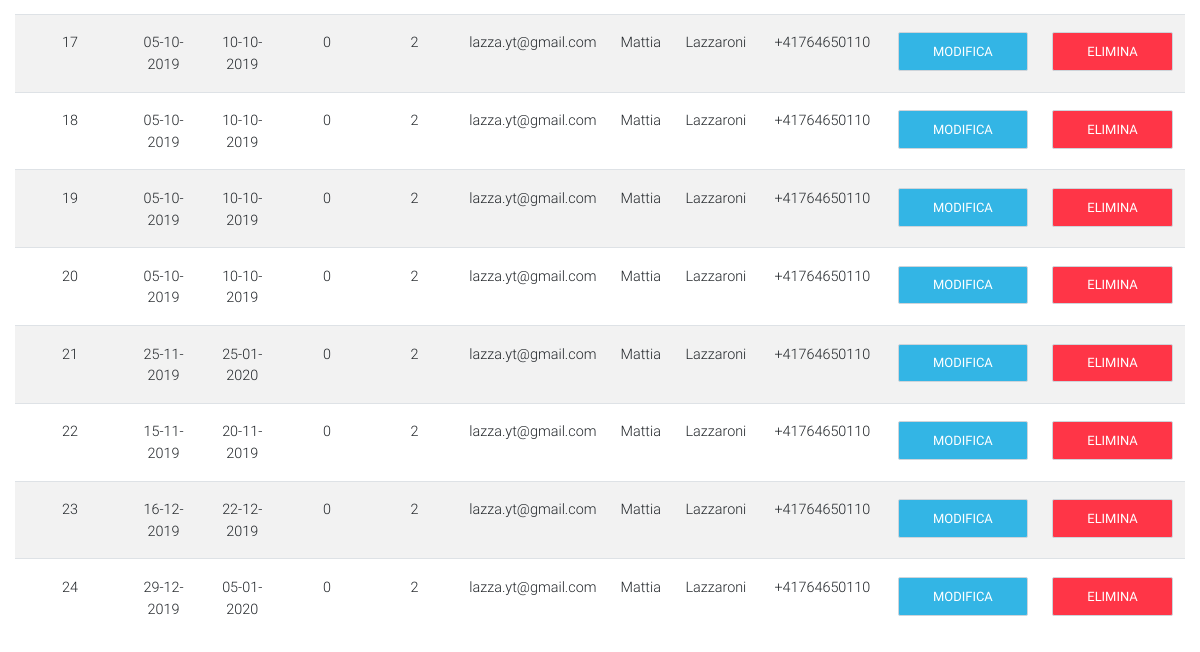
/Codice/gestisci-clienti.php (signed in, lower part), run on an earlier commit of the app's database.
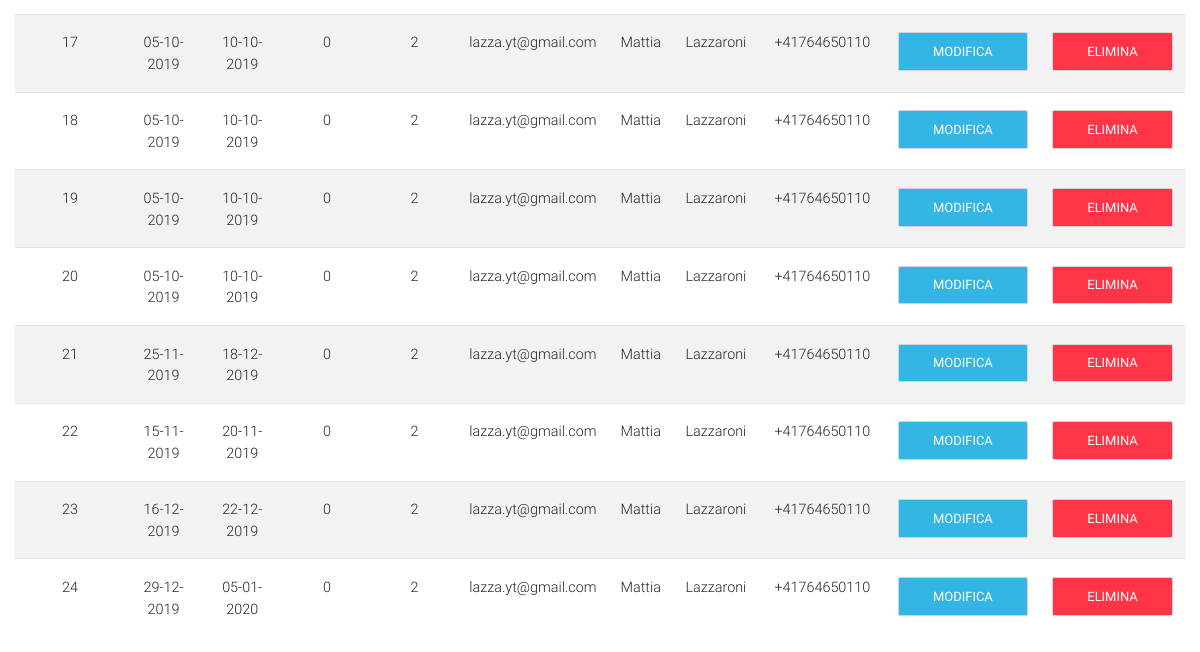
And on a later commit of the database.
### tables this page shows
create table riservazione(
	id int primary key auto_increment,
    data_checkin date not null,
    data_checkout date not null,
    id_camera int not null,
    email_utente varchar(50) not null,
    foreign key(id_camera) references camera(id),
    foreign key(email_utente) references utente(email)
);

create table camera(
	id int primary key auto_increment,
    numero_bambini int not null,
    numero_adulti int not null,
    id_alloggio int not null,
    email_gerente varchar(50) not null,
    foreign key(id_alloggio) references alloggio(id),
    foreign key(email_gerente) references alloggio(email_gerente)
);

create table utente(
	email varchar(30) primary key, 
    nome varchar(30) not null,
    cognome varchar(30) not null,
    password_utente varchar(255) not null,
    n_telefono varchar(20) not null,
    hash varchar(255) not null,
    is_active int(1) default 0
);

### Codice/gestisci-clienti.php (the view, shortened to what this page needs)
<?php
include('amministratore-gerente.php');
?>
<!DOCTYPE html>
<html>
<head>
    <link rel="stylesheet" href="https://use.fontawesome.com/releases/v5.8.2/css/all.css">
    <link href="css/bootstrap.min.css" rel="stylesheet">
    <link href="css/mdb.min.css" rel="stylesheet">
    <link href="css/style.min.css" rel="stylesheet">
</head>
<body class="container-fluid">
    <?php
    if (isset($_SESSION['amministratore_gerente'])) :
        ?>
        <?php
            $clienti_query = "SELECT utente.email,
            utente.nome,
            utente.cognome,
            utente.password_utente,
            utente.n_telefono,
            riservazione.id,
            riservazione.data_checkin,
            riservazione.data_checkout,
            camera.numero_bambini,
            camera.numero_adulti
            FROM amministratore_gerente
            JOIN alloggio ON amministratore_gerente.email = alloggio.email_gerente
            JOIN camera ON alloggio.id = camera.id_alloggio
            JOIN riservazione ON camera.id = riservazione.id_camera
            JOIN utente ON riservazione.email_utente = utente.email
            WHERE amministratore_gerente.nome = '" . $_SESSION["nome_gerente"] . "'";
            $stmt = $db->prepare($clienti_query);
            $stmt->execute();
            if ($stmt->rowCount() > 0) {
                echo "<br><form id='formTabella' action='gestisci-clienti.php' method='post'><div class='table-responsive'>
                <table class='text-center table table-striped'>
            <tr style='background-color:#D3D3D3;'>
                <th>ID Riservazione</th>
                <th>Data check-in</th>
                <th>Data check-out</th>
                <th>Numero bambini</th>
                <th>Numero adulti</th>
                <th>Email</th>
                <th>Nome</th>
                <th>Cognome</th>
                <th>Numero di telefono</th>
                <th>Modifica</th>
                <th>Elimina</th>
            </tr>
            <tr>";
                for ($i = 1; $i < $stmt->rowCount() + 1; $i++) {
                    $row = $stmt->fetch(PDO::FETCH_NUM);
                    echo "<tr>
                    <td><input type='hidden' name='id' value='" . $i . "'>"
                        . $row[5] .
                        "</td>
                    <td><input type='hidden' name='checkin' value='" . $i . "'>"
                        . date("d-m-Y", strtotime($row[6])) .
                        "</td>
                    <td><input type='hidden' name='checkout' value='" . $i . "'>"
                        . date("d-m-Y", strtotime($row[7])) .
                        "</td>
                    <td><input type='hidden' name='bambini' value='" . $i . "'>"
                        . $row[8] .
                        "</td>
                    <td><input type='hidden' name='adulti' value='" . $i . "'>"
                        . $row[9] .
                        "</td>
                    <td><input type='hidden' name='email' value='" . $i . "'>"
                        . $row[0] .
                        "</td>
                    <td><input type='hidden' name='nome' value='" . $i . "'>"
                        . $row[1] .
                        "</td>
                    <td><input type='hidden' name='cognome' value='" . $i . "'>"
                        . $row[2] .
                        "</td><input type='hidden' name='password' value='" . $row[3] . "'>
                    <td><input type='hidden' name='telefono' value='" . $i . "'>"
                        . $row[4] .
                        "</td>
                <td>
                    <button id='modifica' value='" . $i . "' type='submit' name='modifica' class='btn btn-info btn-block'>Modifica</button>
                </td>
                <td>
                    <button id='elimina' value='" . $i . "' type='submit' name='elimina' class='btn btn-danger btn-block'>Elimina</button>
                </td>
                </tr>";
                }
                echo "</table></div></form>";
            } else {
                echo "<div class='text-error text-center'>
                <br><p style='color:red'>Nessun utente ha riservato un tuo alloggio</p>
                </div>";
            }
            ?>
    <?php endif; ?>
</body>
</html>

What changed in the data, as far as the page shows it:
changed riservazione id 21: data_checkout "25-01-2020" → "18-12-2019"
